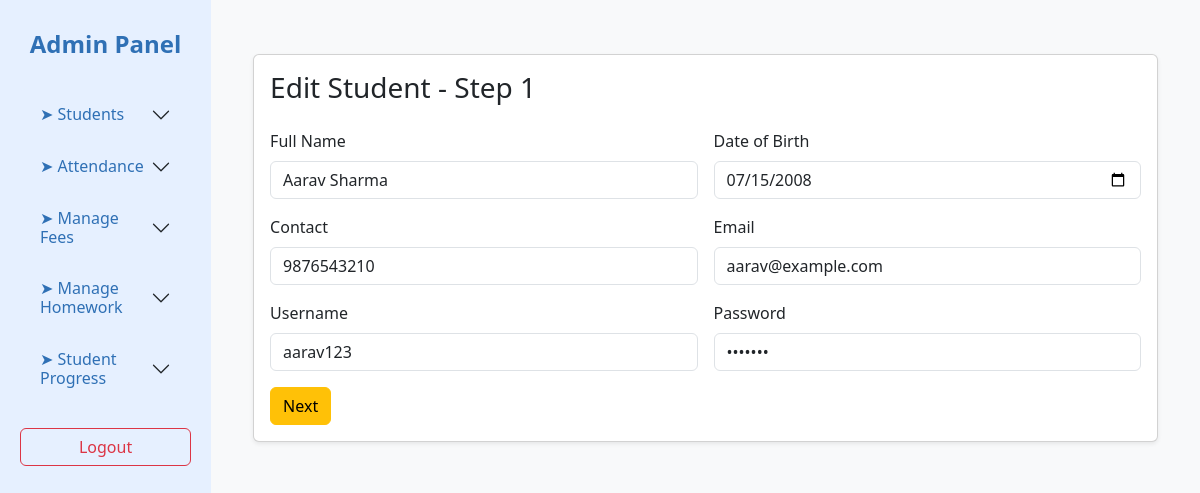
Page /edit-student/5 on the committed database.
### tables this page shows
CREATE TABLE students (
            id INTEGER PRIMARY KEY AUTOINCREMENT,
            name TEXT NOT NULL,
            dob TEXT NOT NULL,
            contact TEXT NOT NULL,
            email TEXT NOT NULL
        , username TEXT, password TEXT);

### app.py (the view, shortened to what this page needs)
@app.route("/edit-student/<int:student_id>", methods=["GET", "POST"])
def edit_student_step1(student_id):
    with sqlite3.connect("tuition.db", timeout=10) as conn:
        c = conn.cursor()
        c.execute("SELECT * FROM students WHERE id=?", (student_id,))
        student = c.fetchone()
    if student:
        return render_template("edit_student_step1.html", student=student)
    else:
        return "Student not found", 404

### templates/edit_student_step1.html (shortened to what this page needs)
{% extends "admin_dashboard.html" %}
{% block content %}
<div class="container mt-4">
    <div class="card shadow-sm">
        <div class="card-body">
            <h3 class="card-title mb-4">Edit Student - Step 1</h3>
            <form method="POST" onsubmit="return validateForm()" class="row g-3">
                <div class="col-md-6">
                    <label for="name" class="form-label">Full Name</label>
                    <input type="text" class="form-control" name="name" id="name" value="{{ student[1] }}" required>
                </div>
                <div class="col-md-6">
                    <label for="dob" class="form-label">Date of Birth</label>
                    <input type="date" class="form-control" name="dob" id="dob" value="{{ student[2] }}" required>
                </div>
                <div class="col-md-6">
                    <label for="contact" class="form-label">Contact</label>
                    <input type="text" class="form-control" name="contact" id="contact" value="{{ student[3] }}" required maxlength="10">
                </div>
                <div class="col-md-6">
                    <label for="email" class="form-label">Email</label>
                    <input type="email" class="form-control" name="email" id="email" value="{{ student[4] }}" required>
                </div>
                <div class="col-md-6">
                    <label for="username" class="form-label">Username</label>
                    <input type="text" class="form-control" name="username" id="username" value="{{ student[5] }}" readonly>
                </div>
                <div class="col-md-6">
                    <label for="password" class="form-label">Password</label>
                    <input type="password" class="form-control" name="password" id="password" value="{{ student[6] }}" required minlength="4">
                </div>
                <div class="col-12">
                    <button type="submit" class="btn btn-warning">Next</button>
                </div>
            </form>
        </div>
    </div>
</div>
{% endblock %}

### templates/admin_dashboard.html (style rules this page uses)
body { display: flex; min-height: 100vh; font-family: 'Segoe UI', sans-serif; }

### rows in the picture
students: name "Aarav Sharma", dob "07/15/2008", contact "9876543210", email "aarav@example.com", username "aarav123"
